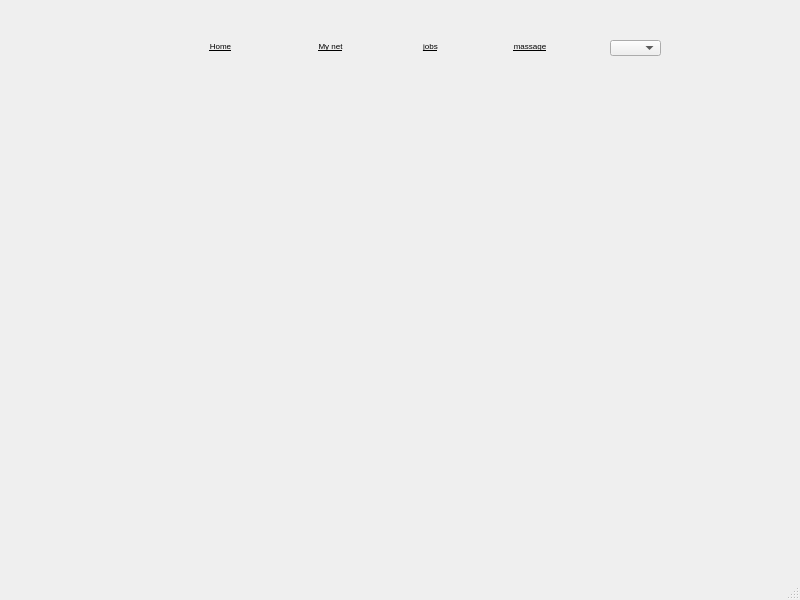
<?xml version="1.0" encoding="UTF-8"?>
<ui version="4.0">
 <class>MainWindow</class>
 <widget class="QMainWindow" name="MainWindow">
  <property name="geometry">
   <rect>
    <x>0</x>
    <y>0</y>
    <width>800</width>
    <height>600</height>
   </rect>
  </property>
  <property name="windowTitle">
   <string>MainWindow</string>
  </property>
  <property name="accessibleName">
   <string/>
  </property>
  <widget class="QWidget" name="centralwidget">
   <widget class="QLabel" name="label">
    <property name="geometry">
     <rect>
      <x>206</x>
      <y>3</y>
      <width>61</width>
      <height>31</height>
     </rect>
    </property>
    <property name="text">
     <string/>
    </property>
   </widget>
   <widget class="QPushButton" name="pushButton">
    <property name="enabled">
     <bool>true</bool>
    </property>
    <property name="geometry">
     <rect>
      <x>180</x>
      <y>30</y>
      <width>81</width>
      <height>31</height>
     </rect>
    </property>
    <property name="font">
     <font>
      <pointsize>6</pointsize>
      <underline>true</underline>
     </font>
    </property>
    <property name="text">
     <string>Home</string>
    </property>
    <property name="flat">
     <bool>true</bool>
    </property>
   </widget>
   <widget class="QLabel" name="label_2">
    <property name="geometry">
     <rect>
      <x>306</x>
      <y>3</y>
      <width>61</width>
      <height>31</height>
     </rect>
    </property>
    <property name="text">
     <string/>
    </property>
   </widget>
   <widget class="QPushButton" name="pushButton_2">
    <property name="geometry">
     <rect>
      <x>290</x>
      <y>30</y>
      <width>81</width>
      <height>31</height>
     </rect>
    </property>
    <property name="font">
     <font>
      <pointsize>6</pointsize>
      <underline>true</underline>
     </font>
    </property>
    <property name="text">
     <string>My net</string>
    </property>
    <property name="flat">
     <bool>true</bool>
    </property>
   </widget>
   <widget class="QLabel" name="label_3">
    <property name="geometry">
     <rect>
      <x>406</x>
      <y>3</y>
      <width>61</width>
      <height>31</height>
     </rect>
    </property>
    <property name="text">
     <string/>
    </property>
   </widget>
   <widget class="QLabel" name="label_4">
    <property name="geometry">
     <rect>
      <x>506</x>
      <y>3</y>
      <width>61</width>
      <height>31</height>
     </rect>
    </property>
    <property name="text">
     <string/>
    </property>
   </widget>
   <widget class="QPushButton" name="pushButton_3">
    <property name="enabled">
     <bool>true</bool>
    </property>
    <property name="geometry">
     <rect>
      <x>490</x>
      <y>30</y>
      <width>80</width>
      <height>31</height>
     </rect>
    </property>
    <property name="font">
     <font>
      <pointsize>6</pointsize>
      <underline>true</underline>
     </font>
    </property>
    <property name="acceptDrops">
     <bool>false</bool>
    </property>
    <property name="layoutDirection">
     <enum>Qt::LeftToRight</enum>
    </property>
    <property name="text">
     <string>massage</string>
    </property>
    <property name="flat">
     <bool>true</bool>
    </property>
   </widget>
   <widget class="QPushButton" name="pushButton_4">
    <property name="geometry">
     <rect>
      <x>390</x>
      <y>30</y>
      <width>81</width>
      <height>31</height>
     </rect>
    </property>
    <property name="font">
     <font>
      <pointsize>6</pointsize>
      <underline>true</underline>
     </font>
    </property>
    <property name="text">
     <string>jobs</string>
    </property>
    <property name="flat">
     <bool>true</bool>
    </property>
   </widget>
   <widget class="QComboBox" name="comboBox">
    <property name="geometry">
     <rect>
      <x>610</x>
      <y>40</y>
      <width>51</width>
      <height>16</height>
     </rect>
    </property>
    <property name="accessibleName">
     <string>&lt;html&gt;&lt;head/&gt;&lt;body&gt;&lt;p&gt;&lt;span style=&quot; font-weight:600; font-style:italic; text-decoration: underline;&quot;&gt;me&lt;/span&gt;&lt;/p&gt;&lt;/body&gt;&lt;/html&gt;</string>
    </property>
    <property name="currentText">
     <string/>
    </property>
   </widget>
   <widget class="QLabel" name="label_5">
    <property name="geometry">
     <rect>
      <x>620</x>
      <y>10</y>
      <width>61</width>
      <height>31</height>
     </rect>
    </property>
    <property name="accessibleName">
     <string>&lt;html&gt;&lt;head/&gt;&lt;body&gt;&lt;p&gt;&lt;span style=&quot; font-size:6pt;&quot;&gt;me&lt;/span&gt;&lt;/p&gt;&lt;/body&gt;&lt;/html&gt;</string>
    </property>
    <property name="text">
     <string/>
    </property>
   </widget>
  </widget>
  <widget class="QMenuBar" name="menubar">
   <property name="geometry">
    <rect>
     <x>0</x>
     <y>0</y>
     <width>800</width>
     <height>21</height>
    </rect>
   </property>
  </widget>
  <widget class="QStatusBar" name="statusbar"/>
 </widget>
 <resources/>
 <connections/>
</ui>
